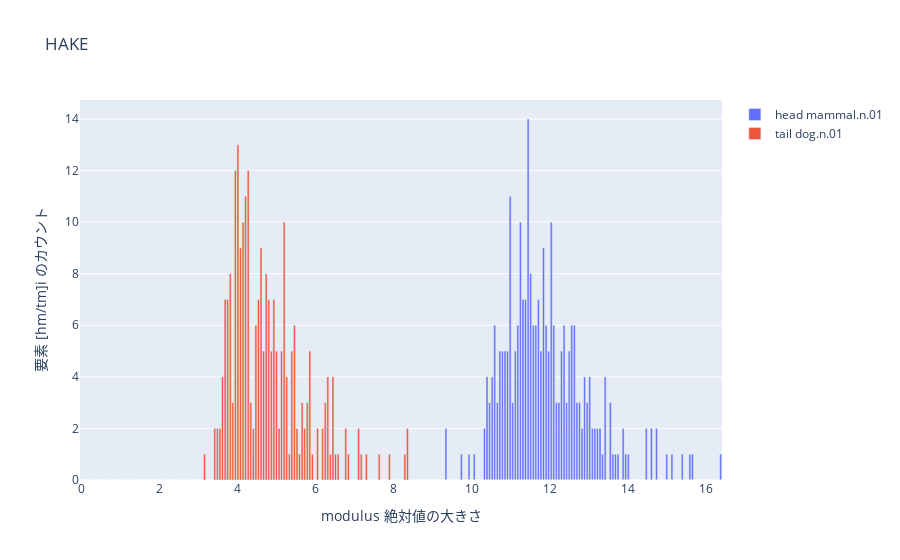

This figure's notebook cell:
### Code cell
# headとtailの各座標を計算
phase_head, mod_head = np.split(entity_embedding[head_id], 2)
phase_tail, mod_tail = np.split(entity_embedding[tail_id], 2)

# ログ変換と極座標への変換
mod_head = np.log(np.abs(mod_head)) * np.sign(mod_head)
mod_tail = np.log(np.abs(mod_tail)) * np.sign(mod_tail)

phase_head = phase_head / embedding_range * np.pi
phase_tail = phase_tail / embedding_range * np.pi

# 極座標から直交座標への変換
x_head, y_head = mod_head * np.cos(phase_head), mod_head * np.sin(phase_head)
x_tail, y_tail = mod_tail * np.cos(phase_tail), mod_tail * np.sin(phase_tail)

# 距離の計算
distance_head = np.sqrt(x_head**2 + y_head**2)
distance_tail = np.sqrt(x_tail**2 + y_tail**2)

# 指定された区間で均等に分割
bin_edges = np.linspace(0, np.max([np.max(mod_head), np.max(mod_tail)]), num_bins + 1)

# ヒストグラムの作成
hist_head = np.histogram(mod_head, bins=bin_edges)
hist_tail = np.histogram(mod_tail, bins=bin_edges)

# Plotlyを使用してヒストグラムをプロット
fig = go.Figure()

# Head Entityのヒストグラム
fig.add_trace(go.Bar(x=hist_head[1][:-1], y=hist_head[0], name="head "+entities_dict[head_id], opacity=1.0, width=0.05))

# Tail Entityのヒストグラム
fig.add_trace(go.Bar(x=hist_tail[1][:-1], y=hist_tail[0], name="tail "+entities_dict[tail_id], opacity=1.0, width=0.05))

# レイアウトの設定
fig.update_layout(
    title='HAKE',
    xaxis=dict(title='modulus 絶対値の大きさ'),
    yaxis=dict(title='要素 [hm/tm]i のカウント'),
    barmode='overlay',  # HeadとTailのヒストグラムをオーバーレイ
)

# プロットの表示
fig.show()

### Figure 1 — Plotly figure (JSON) as saved in the notebook; plotly's stock layout.template omitted (floating-point values rounded to 4 significant figures; data arrays with more than 128 entries replaced by an {"elided": "..."} marker saying what was removed)
{"data": [{"name": "head mammal.n.01", "opacity": 1, "type": "bar", "width": 0.05, "x": {"elided": "250 float values"}, "y": {"elided": "250 int values"}}, {"name": "tail dog.n.01", "opacity": 1, "type": "bar", "width": 0.05, "x": {"elided": "250 float values"}, "y": {"elided": "250 int values"}}], "layout": {"barmode": "overlay", "title": {"text": "HAKE"}, "xaxis": {"title": {"text": "modulus 絶対値の大きさ"}}, "yaxis": {"title": {"text": "要素 [hm/tm]i のカウント"}}}}
